Frame 1 (no input): blank canvas, image omitted
Frame 60 (the mouse pressed at the canvas centre just before this capture): blank canvas, image omitted
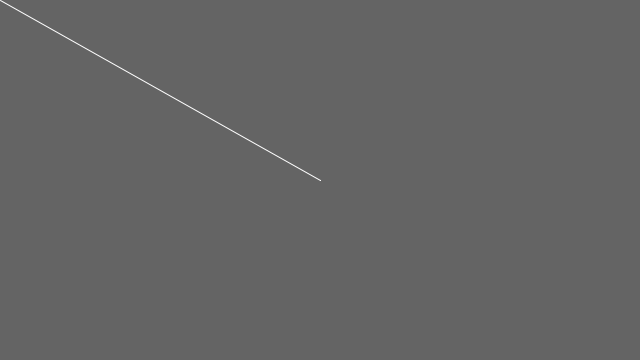
Frame 120 (the mouse held since frame 60 and released just before this capture)

The Processing sketch whose frames 1 and 60 were blank and that drew this single picture after the mouse press (run headless with seeded random() and noise(); from frame 60 on, the mouse is pressed at the canvas centre):

// Processing sketch: Save_Test
// ── Save_Test.pde
  
void setup() {
  size(640, 360);
  background(100);
}
boolean press = false;
void draw() {

  if(keyPressed && key == 'r' || key == 'R'){
    stroke((100));
  } else {
    stroke(255);
}
  if (mousePressed == true) {
    line(mouseX, mouseY, pmouseX, pmouseY);
  } 
}

void keyPressed(){
  if(key == 'N' || key == 'n'){
    save("saveTest.png");
  }
}

// line(20, 20, 80, 80);
//// Saves a TIFF file named "diagonal.tif"
//save("diagonal####.png");
//// Saves a TARGA file named "cross.tga"
//line(80, 20, 20, 80);
//textSize(32);
//text("word", 10, 30); 
//save("cross####.png");
